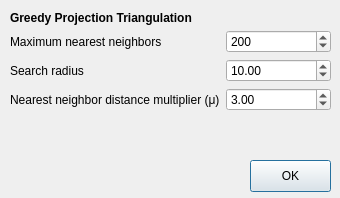
<?xml version="1.0" encoding="UTF-8"?>
<ui version="4.0">
    <class>GreedyProjectionTriangulationParamsDialog</class>
    <widget class="QDialog" name="GreedyProjectionTriangulationParamsDialog">
        <property name="geometry">
            <rect>
                <x>0</x>
                <y>0</y>
                <width>340</width>
                <height>198</height>
            </rect>
        </property>
        <property name="windowTitle">
            <string>Dialog</string>
        </property>
        <property name="modal">
            <bool>true</bool>
        </property>
        <widget class="QLabel" name="label">
            <property name="geometry">
                <rect>
                    <x>10</x>
                    <y>10</y>
                    <width>331</width>
                    <height>16</height>
                </rect>
            </property>
            <property name="font">
                <font>
                    <weight>75</weight>
                    <bold>true</bold>
                </font>
            </property>
            <property name="text">
                <string>Greedy Projection Triangulation</string>
            </property>
        </widget>
        <widget class="QWidget" name="formLayoutWidget">
            <property name="geometry">
                <rect>
                    <x>10</x>
                    <y>30</y>
                    <width>321</width>
                    <height>121</height>
                </rect>
            </property>
            <layout class="QFormLayout" name="formLayout">
                <item row="2" column="1">
                    <widget class="QSpinBox" name="maxNearestNeighborsSpinBox">
                        <property name="maximum">
                            <number>9999</number>
                        </property>
                        <property name="value">
                            <number>200</number>
                        </property>
                    </widget>
                </item>
                <item row="2" column="0">
                    <widget class="QLabel" name="label_2">
                        <property name="text">
                            <string>Maximum nearest neighbors</string>
                        </property>
                    </widget>
                </item>
                <item row="3" column="0">
                    <widget class="QLabel" name="label_3">
                        <property name="text">
                            <string>Search radius</string>
                        </property>
                    </widget>
                </item>
                <item row="3" column="1">
                    <widget class="QDoubleSpinBox" name="searchRadiusSpinBox">
                        <property name="maximum">
                            <double>999.990000000000009</double>
                        </property>
                        <property name="value">
                            <double>10.000000000000000</double>
                        </property>
                    </widget>
                </item>
                <item row="4" column="0">
                    <widget class="QLabel" name="label_4">
                        <property name="text">
                            <string>Nearest neighbor distance multiplier (μ)</string>
                        </property>
                    </widget>
                </item>
                <item row="4" column="1">
                    <widget class="QDoubleSpinBox" name="muSpinBox">
                        <property name="maximum">
                            <double>99.989999999999995</double>
                        </property>
                        <property name="value">
                            <double>3.000000000000000</double>
                        </property>
                    </widget>
                </item>
            </layout>
        </widget>
        <widget class="QPushButton" name="okButton">
            <property name="geometry">
                <rect>
                    <x>250</x>
                    <y>160</y>
                    <width>81</width>
                    <height>32</height>
                </rect>
            </property>
            <property name="text">
                <string>OK</string>
            </property>
        </widget>
    </widget>
    <resources/>
    <connections>
        <connection>
            <sender>okButton</sender>
            <signal>clicked()</signal>
            <receiver>GreedyProjectionTriangulationParamsDialog</receiver>
            <slot>accept()</slot>
            <hints>
                <hint type="sourcelabel">
                    <x>290</x>
                    <y>175</y>
                </hint>
                <hint type="destinationlabel">
                    <x>169</x>
                    <y>149</y>
                </hint>
            </hints>
        </connection>
    </connections>
</ui>
